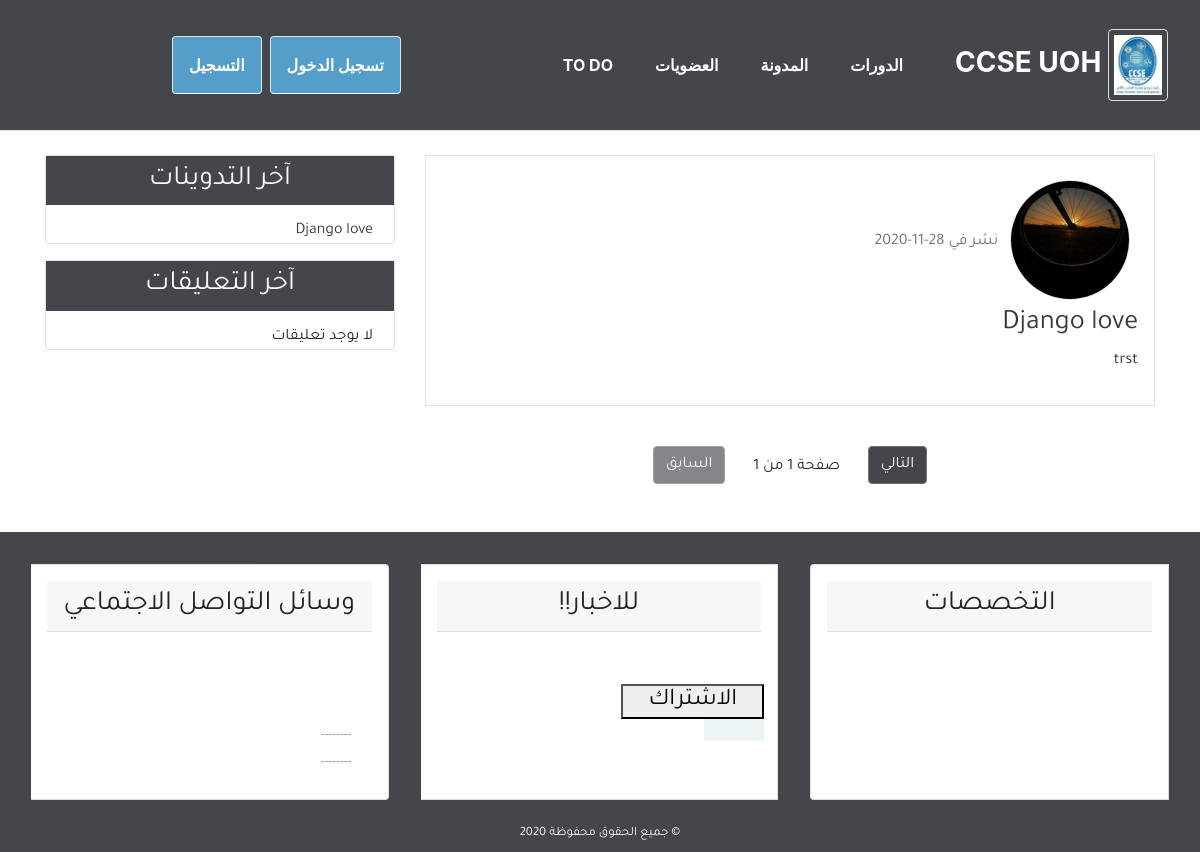
Page /home on the earlier database version.
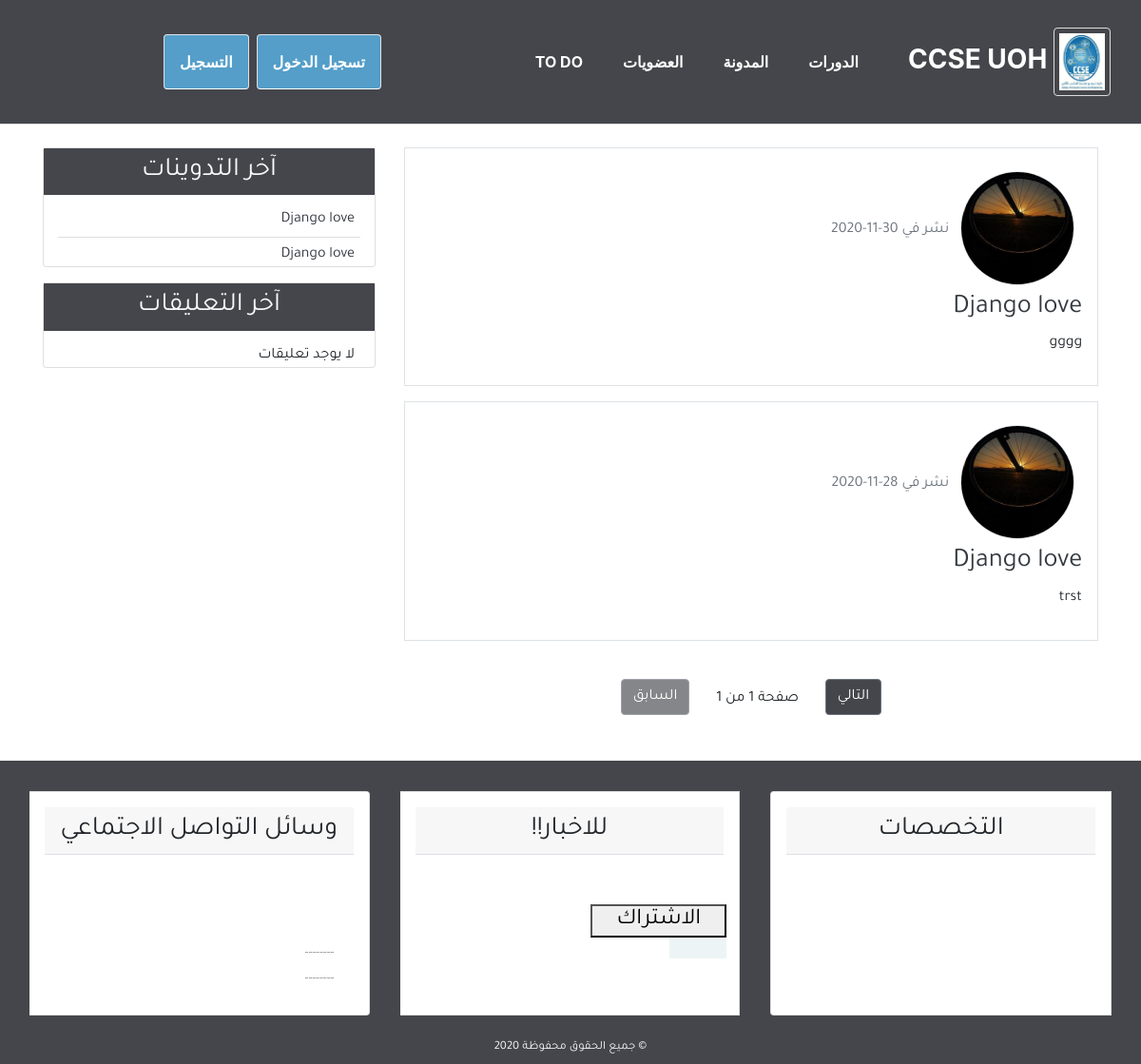
Same page on the later database version.
### blog/models.py (models this page shows, shortened)
class Post(models.Model):
    title = models.CharField(max_length=100)
    content = models.TextField()
    post_date = models.DateTimeField(default=timezone.now)
    post_update = models.DateTimeField(auto_now=True)
    author = models.ForeignKey(User, on_delete=models.CASCADE)
    class Meta:
        ordering = ('-post_date', )

### user/models.py (models this page shows, shortened)
class Profile(models.Model):
    image = models.ImageField(default='default.jpg', upload_to='profile_pics')
    user = models.OneToOneField(User, on_delete=models.CASCADE)

### blog/views.py (the view)
# urls.py: path('home',views.home,name='home'),
def home(request):
    posts = Post.objects.all()
    paginator = Paginator(posts, 5)
    page = request.GET.get('page')
    try:
        posts = paginator.page(page)
    except PageNotAnInteger:
        posts = paginator.page(1)
    except EmptyPage:
        posts = paginator.page(paginator.num_page)
    context = {
        'title': 'الصفحة الرئيسية',
        'posts': posts,
        'page': page,
    }
    return render(request, 'blog/index.html', context)

### blog/templatetags/post_tag.py (called while the page is built)
@register.inclusion_tag('blog/latest_posts.html')
def latest_posts():
    context = {
        'l_posts': Post.objects.all()[0:5],
    }
    return context

@register.inclusion_tag('blog/latest_comments.html')
def latest_comments():
    context = {
        'l_comments': Comment.objects.filter(active=True)[:5],
    }
    return context

### blog/templates/blog/index.html (shortened to what this page needs)
{% extends 'blog/base.html' %}
{% block content %}
{% for post in posts %}
<div class="border p-3 mb-3">
  <img class="img-fluid rounded-circle border m-2" style="width: 120px; height:120px;"
        src="{{post.author.profile.image.url}}" alt="صورة الناشر">
    <span class="text-secondary">نشر في {{post.post_date|date:'d-m-Y'}}</span>
    <h3><a class="text-dark" href="{% url 'detail' post.id %}">{{post.title}}</a></h3>
    <p>{{post.content}}</p>
</div>
{% empty %}
<div class="border p-3 mb-3">
    <h3>لا يوجد تدوينات، إذا كان لديك حساب مسجل من قبل يمكنك <a href="#">تسجيل الدخول</a> والقيام بنشر
        أول تدوينة في الموقع.</h3>
</div>
{% endfor %}
{% include 'blog/pagination.html' with page=posts %}
{% endblock content %}

### blog/templates/blog/latest_posts.html
<ul class="list-group-flush latest-post">
    {% for post in l_posts %}
    <li class="list-group-item latest-post-item">
        <a class="text-dark" href="{% url 'detail' post.id %}">{{post.title}}</a>
    </li>
    {% empty %}
    <li class="list-group-item latest-post-item">لا يوجد تدوينات</li>
    {% endfor %}
</ul>

Differences in the rows shown:
added Post: author.profile.image (picture), post_date "30-11-2020", title "Django love", content "gggg"
